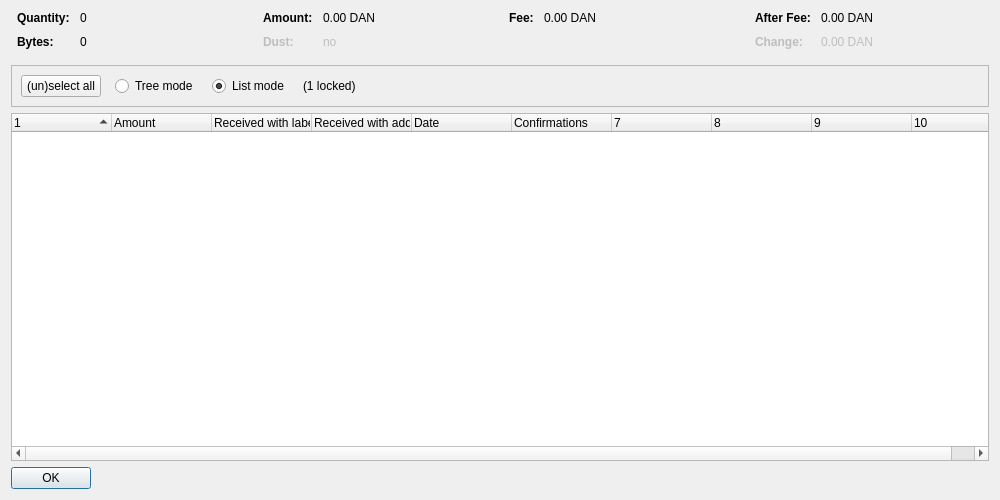
<?xml version="1.0" encoding="UTF-8"?>
<ui version="4.0">
 <class>CoinControlDialog</class>
 <widget class="QDialog" name="CoinControlDialog">
  <property name="geometry">
   <rect>
    <x>0</x>
    <y>0</y>
    <width>1000</width>
    <height>500</height>
   </rect>
  </property>
  <property name="windowTitle">
   <string>Coin Selection</string>
  </property>
  <layout class="QVBoxLayout" name="verticalLayout">
   <item>
    <layout class="QHBoxLayout" name="horizontalLayoutTop" stretch="0,0,0,0">
     <property name="topMargin">
      <number>0</number>
     </property>
     <property name="bottomMargin">
      <number>10</number>
     </property>
     <item>
      <layout class="QFormLayout" name="formLayoutCoinControl1">
       <property name="horizontalSpacing">
        <number>10</number>
       </property>
       <property name="verticalSpacing">
        <number>10</number>
       </property>
       <property name="leftMargin">
        <number>6</number>
       </property>
       <property name="rightMargin">
        <number>6</number>
       </property>
       <item row="0" column="0">
        <widget class="QLabel" name="labelCoinControlQuantityText">
         <property name="font">
          <font>
           <weight>75</weight>
           <bold>true</bold>
          </font>
         </property>
         <property name="text">
          <string>Quantity:</string>
         </property>
        </widget>
       </item>
       <item row="0" column="1">
        <widget class="QLabel" name="labelCoinControlQuantity">
         <property name="cursor">
          <cursorShape>IBeamCursor</cursorShape>
         </property>
         <property name="contextMenuPolicy">
          <enum>Qt::ActionsContextMenu</enum>
         </property>
         <property name="text">
          <string notr="true">0</string>
         </property>
         <property name="textInteractionFlags">
          <set>Qt::LinksAccessibleByMouse|Qt::TextSelectableByKeyboard|Qt::TextSelectableByMouse</set>
         </property>
        </widget>
       </item>
       <item row="1" column="0">
        <widget class="QLabel" name="labelCoinControlBytesText">
         <property name="font">
          <font>
           <weight>75</weight>
           <bold>true</bold>
          </font>
         </property>
         <property name="text">
          <string>Bytes:</string>
         </property>
        </widget>
       </item>
       <item row="1" column="1">
        <widget class="QLabel" name="labelCoinControlBytes">
         <property name="cursor">
          <cursorShape>IBeamCursor</cursorShape>
         </property>
         <property name="contextMenuPolicy">
          <enum>Qt::ActionsContextMenu</enum>
         </property>
         <property name="text">
          <string notr="true">0</string>
         </property>
         <property name="textInteractionFlags">
          <set>Qt::LinksAccessibleByMouse|Qt::TextSelectableByKeyboard|Qt::TextSelectableByMouse</set>
         </property>
        </widget>
       </item>
      </layout>
     </item>
     <item>
      <layout class="QFormLayout" name="formLayoutCoinControl2">
       <property name="horizontalSpacing">
        <number>10</number>
       </property>
       <property name="verticalSpacing">
        <number>10</number>
       </property>
       <property name="leftMargin">
        <number>6</number>
       </property>
       <property name="rightMargin">
        <number>6</number>
       </property>
       <item row="0" column="0">
        <widget class="QLabel" name="labelCoinControlAmountText">
         <property name="font">
          <font>
           <weight>75</weight>
           <bold>true</bold>
          </font>
         </property>
         <property name="text">
          <string>Amount:</string>
         </property>
        </widget>
       </item>
       <item row="0" column="1">
        <widget class="QLabel" name="labelCoinControlAmount">
         <property name="cursor">
          <cursorShape>IBeamCursor</cursorShape>
         </property>
         <property name="contextMenuPolicy">
          <enum>Qt::ActionsContextMenu</enum>
         </property>
         <property name="text">
          <string notr="true">0.00 DAN</string>
         </property>
         <property name="textInteractionFlags">
          <set>Qt::LinksAccessibleByMouse|Qt::TextSelectableByKeyboard|Qt::TextSelectableByMouse</set>
         </property>
        </widget>
       </item>
       <item row="1" column="0">
        <widget class="QLabel" name="labelCoinControlLowOutputText">
         <property name="enabled">
          <bool>false</bool>
         </property>
         <property name="font">
          <font>
           <weight>75</weight>
           <bold>true</bold>
          </font>
         </property>
         <property name="text">
          <string>Dust:</string>
         </property>
        </widget>
       </item>
       <item row="1" column="1">
        <widget class="QLabel" name="labelCoinControlLowOutput">
         <property name="enabled">
          <bool>false</bool>
         </property>
         <property name="cursor">
          <cursorShape>IBeamCursor</cursorShape>
         </property>
         <property name="contextMenuPolicy">
          <enum>Qt::ActionsContextMenu</enum>
         </property>
         <property name="text">
          <string notr="true">no</string>
         </property>
         <property name="textInteractionFlags">
          <set>Qt::LinksAccessibleByMouse|Qt::TextSelectableByKeyboard|Qt::TextSelectableByMouse</set>
         </property>
        </widget>
       </item>
      </layout>
     </item>
     <item>
      <layout class="QFormLayout" name="formLayoutCoinControl3">
       <property name="horizontalSpacing">
        <number>10</number>
       </property>
       <property name="verticalSpacing">
        <number>10</number>
       </property>
       <property name="leftMargin">
        <number>6</number>
       </property>
       <property name="rightMargin">
        <number>6</number>
       </property>
       <item row="0" column="0">
        <widget class="QLabel" name="labelCoinControlFeeText">
         <property name="font">
          <font>
           <weight>75</weight>
           <bold>true</bold>
          </font>
         </property>
         <property name="text">
          <string>Fee:</string>
         </property>
        </widget>
       </item>
       <item row="0" column="1">
        <widget class="QLabel" name="labelCoinControlFee">
         <property name="cursor">
          <cursorShape>IBeamCursor</cursorShape>
         </property>
         <property name="contextMenuPolicy">
          <enum>Qt::ActionsContextMenu</enum>
         </property>
         <property name="text">
          <string notr="true">0.00 DAN</string>
         </property>
         <property name="textInteractionFlags">
          <set>Qt::LinksAccessibleByMouse|Qt::TextSelectableByKeyboard|Qt::TextSelectableByMouse</set>
         </property>
        </widget>
       </item>
      </layout>
     </item>
     <item>
      <layout class="QFormLayout" name="formLayoutCoinControl4">
       <property name="horizontalSpacing">
        <number>10</number>
       </property>
       <property name="verticalSpacing">
        <number>10</number>
       </property>
       <property name="leftMargin">
        <number>6</number>
       </property>
       <property name="rightMargin">
        <number>6</number>
       </property>
       <item row="0" column="0">
        <widget class="QLabel" name="labelCoinControlAfterFeeText">
         <property name="font">
          <font>
           <weight>75</weight>
           <bold>true</bold>
          </font>
         </property>
         <property name="text">
          <string>After Fee:</string>
         </property>
        </widget>
       </item>
       <item row="0" column="1">
        <widget class="QLabel" name="labelCoinControlAfterFee">
         <property name="cursor">
          <cursorShape>IBeamCursor</cursorShape>
         </property>
         <property name="contextMenuPolicy">
          <enum>Qt::ActionsContextMenu</enum>
         </property>
         <property name="text">
          <string notr="true">0.00 DAN</string>
         </property>
         <property name="textInteractionFlags">
          <set>Qt::LinksAccessibleByMouse|Qt::TextSelectableByKeyboard|Qt::TextSelectableByMouse</set>
         </property>
        </widget>
       </item>
       <item row="1" column="0">
        <widget class="QLabel" name="labelCoinControlChangeText">
         <property name="enabled">
          <bool>false</bool>
         </property>
         <property name="font">
          <font>
           <weight>75</weight>
           <bold>true</bold>
          </font>
         </property>
         <property name="text">
          <string>Change:</string>
         </property>
        </widget>
       </item>
       <item row="1" column="1">
        <widget class="QLabel" name="labelCoinControlChange">
         <property name="enabled">
          <bool>false</bool>
         </property>
         <property name="cursor">
          <cursorShape>IBeamCursor</cursorShape>
         </property>
         <property name="contextMenuPolicy">
          <enum>Qt::ActionsContextMenu</enum>
         </property>
         <property name="text">
          <string notr="true">0.00 DAN</string>
         </property>
         <property name="textInteractionFlags">
          <set>Qt::LinksAccessibleByMouse|Qt::TextSelectableByKeyboard|Qt::TextSelectableByMouse</set>
         </property>
        </widget>
       </item>
      </layout>
     </item>
    </layout>
   </item>
   <item>
    <widget class="QFrame" name="frame">
     <property name="minimumSize">
      <size>
       <width>0</width>
       <height>40</height>
      </size>
     </property>
     <property name="frameShape">
      <enum>QFrame::StyledPanel</enum>
     </property>
     <property name="frameShadow">
      <enum>QFrame::Sunken</enum>
     </property>
     <layout class="QHBoxLayout" name="horizontalLayout">
      <item>
       <layout class="QHBoxLayout" name="horizontalLayoutPanel" stretch="0,0,0,0,0">
        <property name="spacing">
         <number>14</number>
        </property>
        <item>
         <widget class="QPushButton" name="pushButtonSelectAll">
          <property name="sizePolicy">
           <sizepolicy hsizetype="Maximum" vsizetype="Fixed">
            <horstretch>0</horstretch>
            <verstretch>0</verstretch>
           </sizepolicy>
          </property>
          <property name="text">
           <string>(un)select all</string>
          </property>
          <property name="autoDefault">
           <bool>false</bool>
          </property>
         </widget>
        </item>
        <item>
         <widget class="QRadioButton" name="radioTreeMode">
          <property name="sizePolicy">
           <sizepolicy hsizetype="Maximum" vsizetype="Fixed">
            <horstretch>0</horstretch>
            <verstretch>0</verstretch>
           </sizepolicy>
          </property>
          <property name="text">
           <string>Tree mode</string>
          </property>
         </widget>
        </item>
        <item>
         <widget class="QRadioButton" name="radioListMode">
          <property name="sizePolicy">
           <sizepolicy hsizetype="Maximum" vsizetype="Fixed">
            <horstretch>0</horstretch>
            <verstretch>0</verstretch>
           </sizepolicy>
          </property>
          <property name="text">
           <string>List mode</string>
          </property>
          <property name="checked">
           <bool>true</bool>
          </property>
         </widget>
        </item>
        <item>
         <widget class="QLabel" name="labelLocked">
          <property name="text">
           <string notr="true">(1 locked)</string>
          </property>
         </widget>
        </item>
        <item>
         <spacer name="horizontalSpacer">
          <property name="orientation">
           <enum>Qt::Horizontal</enum>
          </property>
          <property name="sizeHint" stdset="0">
           <size>
            <width>40</width>
            <height>20</height>
           </size>
          </property>
         </spacer>
        </item>
       </layout>
      </item>
     </layout>
    </widget>
   </item>
   <item>
    <widget class="CoinControlTreeWidget" name="treeWidget">
     <property name="contextMenuPolicy">
      <enum>Qt::CustomContextMenu</enum>
     </property>
     <property name="sortingEnabled">
      <bool>false</bool>
     </property>
     <property name="columnCount">
      <number>10</number>
     </property>
     <attribute name="headerShowSortIndicator" stdset="0">
      <bool>true</bool>
     </attribute>
     <attribute name="headerStretchLastSection">
      <bool>false</bool>
     </attribute>
     <column>
      <property name="text">
       <string/>
      </property>
     </column>
     <column>
      <property name="text">
       <string>Amount</string>
      </property>
     </column>
     <column>
      <property name="text">
       <string>Received with label</string>
      </property>
     </column>
     <column>
      <property name="text">
       <string>Received with address</string>
      </property>
     </column>
     <column>
      <property name="text">
       <string>Date</string>
      </property>
     </column>
     <column>
      <property name="text">
       <string>Confirmations</string>
      </property>
      <property name="toolTip">
       <string>Confirmed</string>
      </property>
     </column>
     <column>
      <property name="text">
       <string/>
      </property>
     </column>
     <column>
      <property name="text">
       <string/>
      </property>
     </column>
     <column>
      <property name="text">
       <string/>
      </property>
     </column>
     <column>
      <property name="text">
       <string/>
      </property>
     </column>
    </widget>
   </item>
   <item>
    <widget class="QDialogButtonBox" name="buttonBox">
     <property name="sizePolicy">
      <sizepolicy hsizetype="Maximum" vsizetype="Fixed">
       <horstretch>0</horstretch>
       <verstretch>0</verstretch>
      </sizepolicy>
     </property>
     <property name="orientation">
      <enum>Qt::Horizontal</enum>
     </property>
     <property name="standardButtons">
      <set>QDialogButtonBox::Ok</set>
     </property>
    </widget>
   </item>
  </layout>
 </widget>
 <customwidgets>
  <customwidget>
   <class>CoinControlTreeWidget</class>
   <extends>QTreeWidget</extends>
   <header>coincontroltreewidget.h</header>
  </customwidget>
 </customwidgets>
 <resources/>
 <connections/>
</ui>
